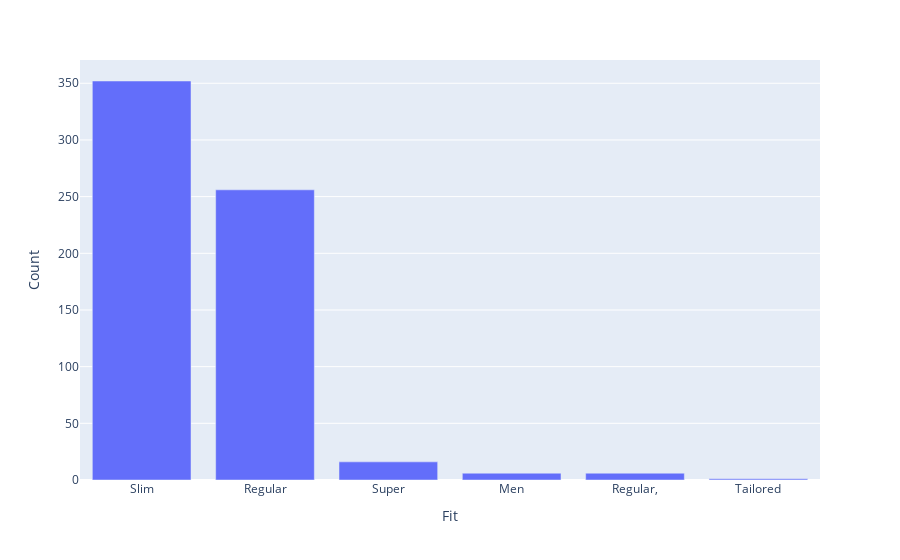

This figure's notebook cell:
### Markdown cell above
<b>Dennis Lingo and Roadster products have high ratings and low price

### Code cell
fit_count = df.groupby("Fit").count()["Brand"].sort_values(ascending=False)
fig = px.bar(x=fit_count.index, y=fit_count.values)
fig.update_xaxes(title_text='Fit')
fig.update_yaxes(title_text='Count')
fig.show()

### Figure 1 — Plotly figure (JSON) as saved in the notebook; plotly's stock layout.template omitted (floating-point values rounded to 4 significant figures)
{"data": [{"alignmentgroup": "True", "hovertemplate": "x=%{x}<br>y=%{y}<extra></extra>", "legendgroup": "", "marker": {"color": "#636efa", "pattern": {"shape": ""}}, "name": "", "offsetgroup": "", "orientation": "v", "showlegend": false, "textposition": "auto", "type": "bar", "x": ["Slim", "Regular", "Super", "Men", "Regular,", "Tailored"], "xaxis": "x", "y": [352, 256, 16, 6, 6, 1], "yaxis": "y"}], "layout": {"barmode": "relative", "legend": {"tracegroupgap": 0}, "margin": {"t": 60}, "xaxis": {"anchor": "y", "domain": [0, 1], "title": {"text": "Fit"}}, "yaxis": {"anchor": "x", "domain": [0, 1], "title": {"text": "Count"}}}}
